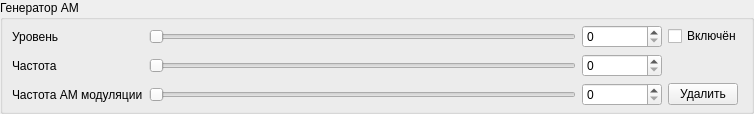
<?xml version="1.0" encoding="UTF-8"?>
<ui version="4.0">
 <class>AmGenerator</class>
 <widget class="QWidget" name="AmGenerator">
  <property name="geometry">
   <rect>
    <x>0</x>
    <y>0</y>
    <width>754</width>
    <height>104</height>
   </rect>
  </property>
  <property name="minimumSize">
   <size>
    <width>0</width>
    <height>0</height>
   </size>
  </property>
  <property name="maximumSize">
   <size>
    <width>16777215</width>
    <height>1000</height>
   </size>
  </property>
  <property name="windowTitle">
   <string>Form</string>
  </property>
  <layout class="QVBoxLayout" name="verticalLayout">
   <property name="spacing">
    <number>0</number>
   </property>
   <property name="leftMargin">
    <number>0</number>
   </property>
   <property name="topMargin">
    <number>0</number>
   </property>
   <property name="rightMargin">
    <number>0</number>
   </property>
   <property name="bottomMargin">
    <number>0</number>
   </property>
   <item alignment="Qt::AlignTop">
    <widget class="QGroupBox" name="root">
     <property name="maximumSize">
      <size>
       <width>16777215</width>
       <height>16777215</height>
      </size>
     </property>
     <property name="title">
      <string>Генератор АМ</string>
     </property>
     <layout class="QGridLayout" name="gridLayout">
      <property name="topMargin">
       <number>5</number>
      </property>
      <property name="bottomMargin">
       <number>5</number>
      </property>
      <item row="0" column="2">
       <widget class="QSlider" name="levelSlider">
        <property name="minimumSize">
         <size>
          <width>100</width>
          <height>0</height>
         </size>
        </property>
        <property name="maximum">
         <number>100</number>
        </property>
        <property name="pageStep">
         <number>1</number>
        </property>
        <property name="orientation">
         <enum>Qt::Horizontal</enum>
        </property>
       </widget>
      </item>
      <item row="0" column="3">
       <widget class="QSpinBox" name="levelSpin">
        <property name="minimumSize">
         <size>
          <width>80</width>
          <height>0</height>
         </size>
        </property>
        <property name="maximumSize">
         <size>
          <width>16777215</width>
          <height>16777215</height>
         </size>
        </property>
        <property name="maximum">
         <number>100</number>
        </property>
        <property name="singleStep">
         <number>1</number>
        </property>
       </widget>
      </item>
      <item row="1" column="1">
       <widget class="QLabel" name="freqLabel">
        <property name="minimumSize">
         <size>
          <width>120</width>
          <height>0</height>
         </size>
        </property>
        <property name="text">
         <string>Частота</string>
        </property>
       </widget>
      </item>
      <item row="3" column="2">
       <widget class="QSlider" name="modFreqSlider">
        <property name="minimumSize">
         <size>
          <width>100</width>
          <height>0</height>
         </size>
        </property>
        <property name="maximum">
         <number>100</number>
        </property>
        <property name="pageStep">
         <number>1</number>
        </property>
        <property name="orientation">
         <enum>Qt::Horizontal</enum>
        </property>
       </widget>
      </item>
      <item row="3" column="3">
       <widget class="QSpinBox" name="modFreqSpin">
        <property name="minimumSize">
         <size>
          <width>80</width>
          <height>0</height>
         </size>
        </property>
        <property name="maximum">
         <number>100</number>
        </property>
        <property name="singleStep">
         <number>1</number>
        </property>
       </widget>
      </item>
      <item row="0" column="4">
       <widget class="QCheckBox" name="enable">
        <property name="minimumSize">
         <size>
          <width>70</width>
          <height>0</height>
         </size>
        </property>
        <property name="maximumSize">
         <size>
          <width>80</width>
          <height>16777215</height>
         </size>
        </property>
        <property name="text">
         <string>Включён</string>
        </property>
       </widget>
      </item>
      <item row="1" column="2">
       <widget class="QSlider" name="freqSlider">
        <property name="minimumSize">
         <size>
          <width>100</width>
          <height>0</height>
         </size>
        </property>
        <property name="maximum">
         <number>2000</number>
        </property>
        <property name="pageStep">
         <number>1</number>
        </property>
        <property name="orientation">
         <enum>Qt::Horizontal</enum>
        </property>
       </widget>
      </item>
      <item row="0" column="1">
       <widget class="QLabel" name="levelLabel">
        <property name="minimumSize">
         <size>
          <width>120</width>
          <height>0</height>
         </size>
        </property>
        <property name="text">
         <string>Уровень</string>
        </property>
       </widget>
      </item>
      <item row="3" column="1">
       <widget class="QLabel" name="modFreqLabel">
        <property name="minimumSize">
         <size>
          <width>120</width>
          <height>0</height>
         </size>
        </property>
        <property name="text">
         <string>Частота AM модуляции</string>
        </property>
       </widget>
      </item>
      <item row="1" column="3">
       <widget class="QSpinBox" name="freqSpin">
        <property name="minimumSize">
         <size>
          <width>80</width>
          <height>0</height>
         </size>
        </property>
        <property name="maximum">
         <number>2000</number>
        </property>
        <property name="singleStep">
         <number>1</number>
        </property>
       </widget>
      </item>
      <item row="3" column="4">
       <widget class="QPushButton" name="remove">
        <property name="minimumSize">
         <size>
          <width>70</width>
          <height>0</height>
         </size>
        </property>
        <property name="maximumSize">
         <size>
          <width>70</width>
          <height>16777215</height>
         </size>
        </property>
        <property name="text">
         <string>Удалить</string>
        </property>
       </widget>
      </item>
     </layout>
    </widget>
   </item>
  </layout>
 </widget>
 <resources/>
 <connections/>
</ui>
